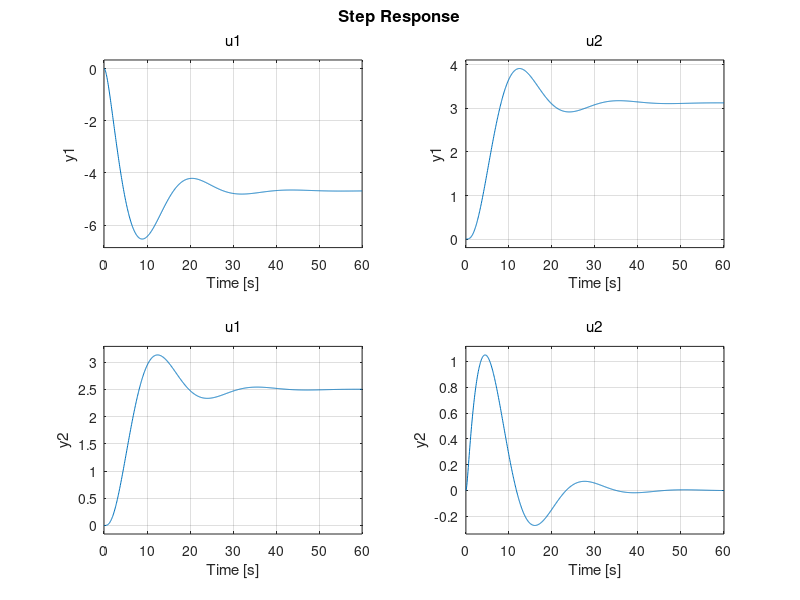
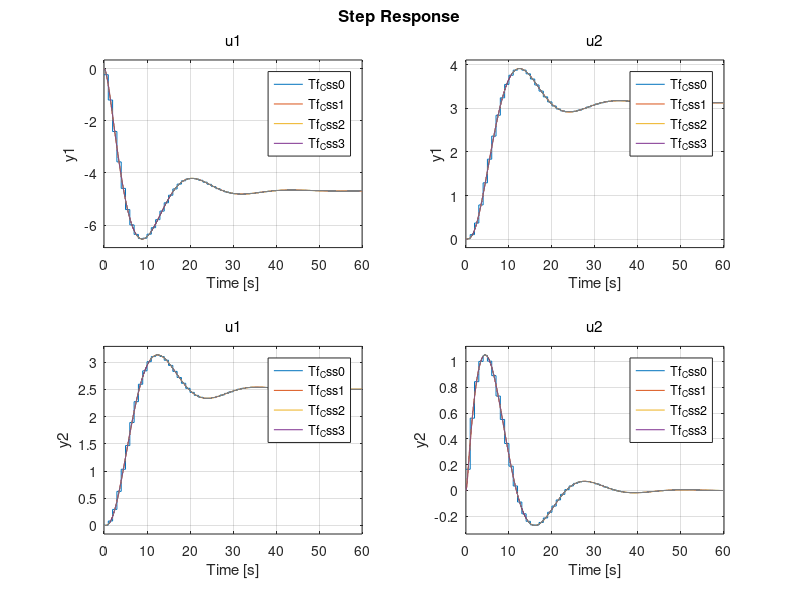

Reproduce these figures in MATLAB, in order.
clc
clear all
close all


A =[0 0 1 0;
    0 0 0 1;
    0 0.8 -1.5 0;
    -0.8 -1.5 0 -4.9];

B =[0   0; 
    0   0; 
   -2   0; 
    0  2.5];

C = [1 0 0 0; 
     0 1 0 0];
D = [0 0; 0 0];

Tf_Ss   =ss(A,B,C,D)

Tf_Css0 = c2d(Tf_Ss,1,'foh')
Tf_Css1 = c2d(Tf_Ss,0.1,'foh')
Tf_Css2 = c2d(Tf_Ss,0.01,'foh')
Tf_Css3 = c2d(Tf_Ss,0.001,'foh')


figure(1)
step(Tf_Ss)

figure(2)
step(Tf_Css0,Tf_Css1,Tf_Css2,Tf_Css3)
